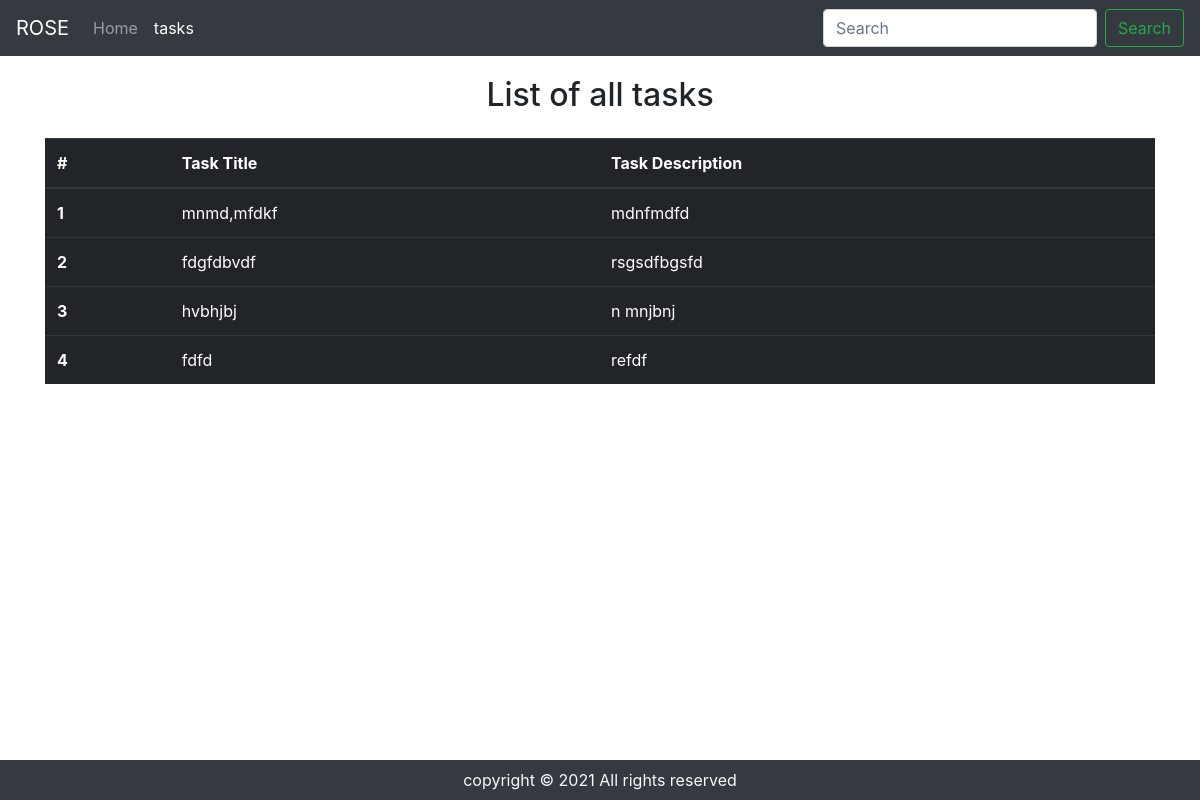
/tasks/, run on an earlier commit of the app's database.
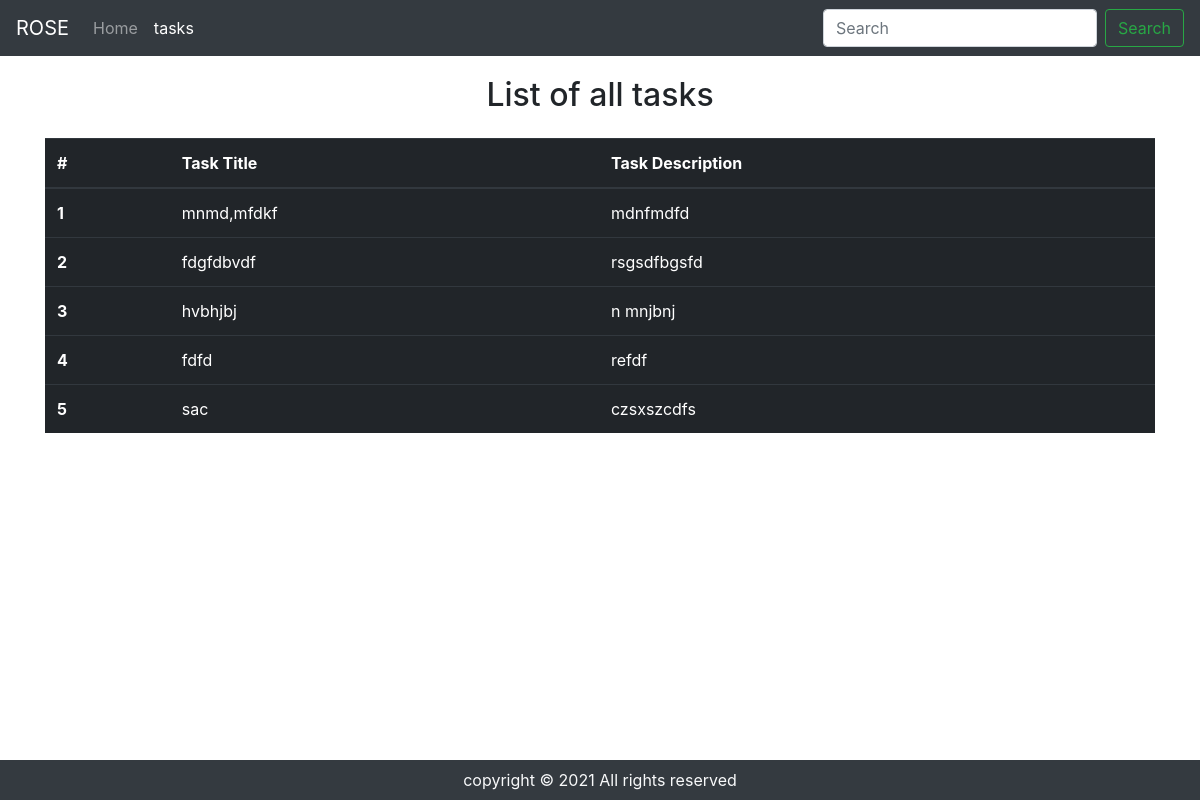
And on a later commit of the database.
### home/models.py (models this page shows, shortened)
class task(models.Model):
    taskTitle = models.CharField(max_length=30)
    taskDisc = models.TextField()
    time = models.DateTimeField(auto_now_add=True)

### home/views.py (the view)
# urls.py: path('tasks/', views.tasks, name='tasks'),
def tasks(request):
    allTasks = task.objects.all()
    context = {'tasks':allTasks}
    return render(request, 'tasks.html', context)

### templates/tasks.html
{% extends 'main.html' %}
  {% block tasksactive %}active{% endblock tasksactive %}
  {% block body %}
      <div class="container my-1 ">
          <h2 class="text-center py-3">List of all tasks</h2>
          <table class="table table-dark">
            <thead>
              <tr>
                <th scope="col">#</th>
                <th scope="col">Task Title</th>
                <th scope="col">Task Description</th>
              </tr>
            </thead>
            <tbody>
            {% for task in tasks %}
              <tr>
                <th scope="row">{{forloop.counter}}</th>
                <td>{{task.taskTitle}}</td>
                <td>{{task.taskDisc}}</td>
              </tr>
            {% endfor %}
            </tbody>
          </table>
      </div>
  {% endblock body %}

### templates/main.html (shortened to what this page needs)
<!doctype html>
<html lang="en">
  <head>
    <link rel="stylesheet" href="https://maxcdn.bootstrapcdn.com/bootstrap/4.0.0/css/bootstrap.min.css">
  </head>
  <body>
    <nav class="navbar navbar-expand-lg navbar-dark bg-dark">
        <a class="navbar-brand" href="">ROSE</a>
        <div class="collapse navbar-collapse" id="navbarSupportedContent">
          <ul class="navbar-nav mr-auto">
            <li class="nav-item {% block homeactive %}{% endblock homeactive %}">
              <a class="nav-link" href="/">Home</a>
            </li>
            <li class="nav-item {% block tasksactive %}{% endblock tasksactive %}">
              <a class="nav-link" href="/tasks">tasks</a>
            </li>
          </ul>
          <form action="search" method="get" class="form-inline my-2 my-lg-0">
            <input class="form-control mr-sm-2" type="search" placeholder="Search" aria-label="Search">
            <button class="btn btn-outline-success my-2 my-sm-0" type="submit">Search</button>
          </form>
        </div>
    </nav>
{% block body %}
{% endblock body %}
  <footer class="bg-dark text-light fixed-bottom">
  <p class="text-center py-2 my-0">
    copyright &copy; 2021  All rights reserved
  </p>
</footer>
  </body>
</html>

What changed in the data, as far as the page shows it:
added task: taskTitle "sac", taskDisc "czsxszcdfs"
